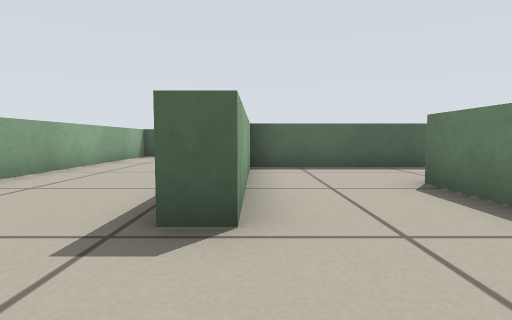
[1] (above)

15 first-person views from a walk through a robot-simulator world made for Stage. The camera is 0.33 m above the floor, tilts 4° down and sees 80° across. Floor lines are 1 m apart. The floor is counted in squares, 0.5 m on a side. Each view is taken from the middle of a square. On the plan, view 1 faces up. The plan holds only what a view shows up to about 10 squares ahead; the rest is blank. The place goes on beyond the plan. The robots in the file are not drawn.

[2]
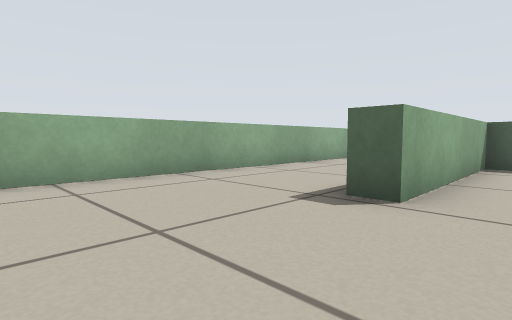

[3]
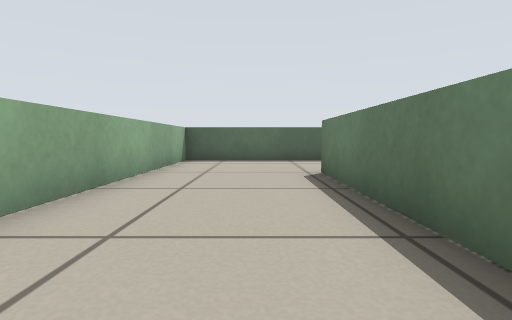

[4]
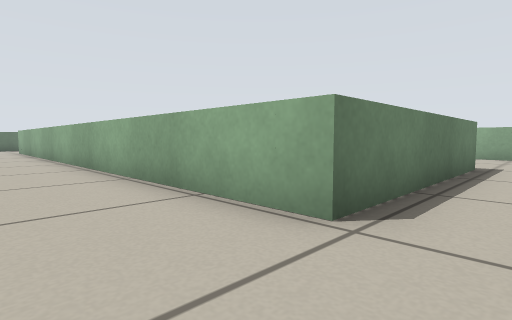

[5]
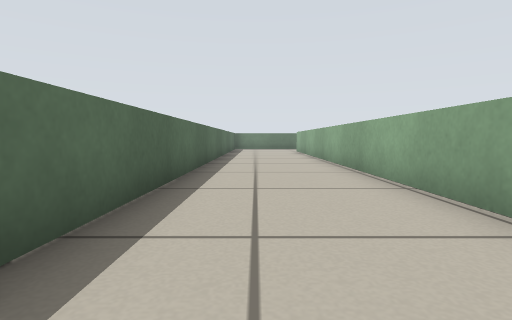

[6]
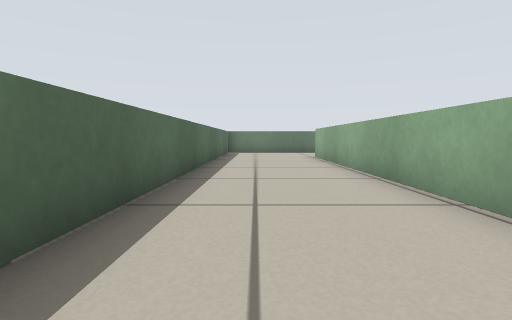

[7]
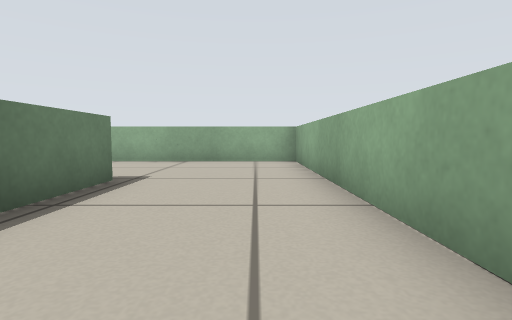

[8]
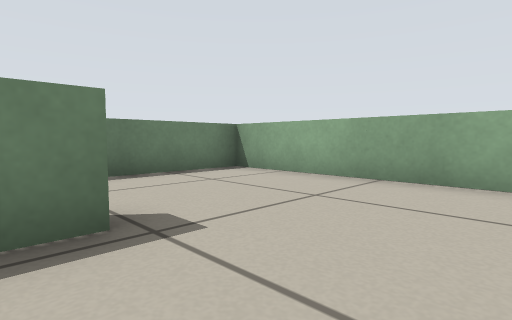

[9]
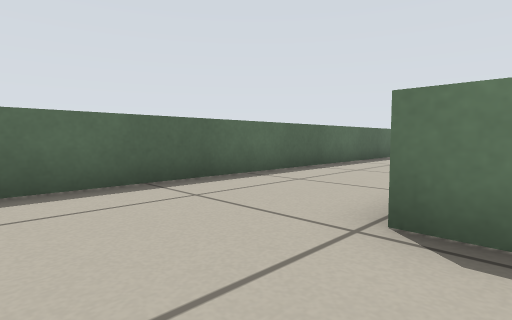

[10]
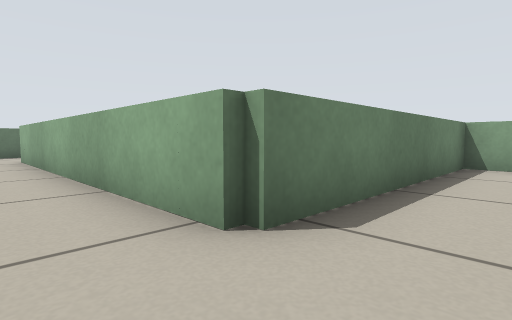

[11]
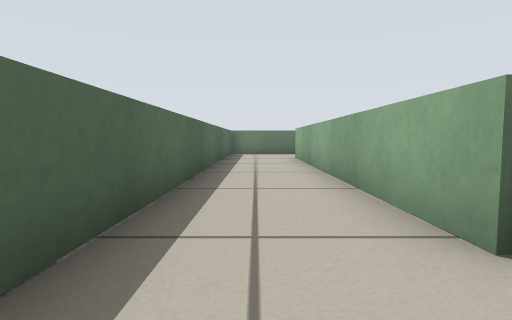

[12]
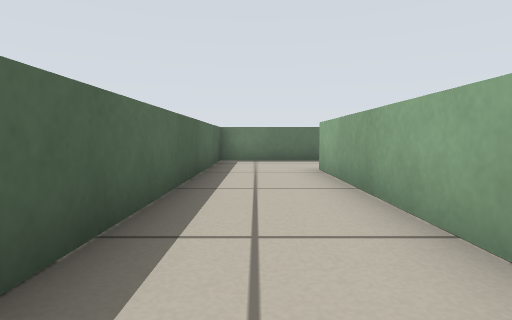

[13]
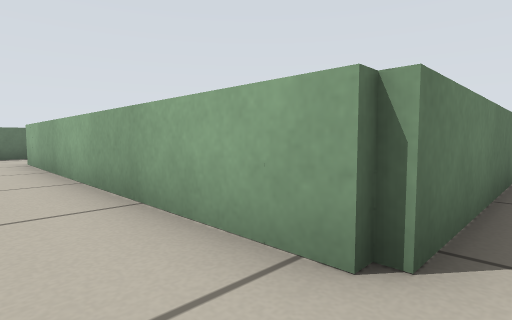

[14]
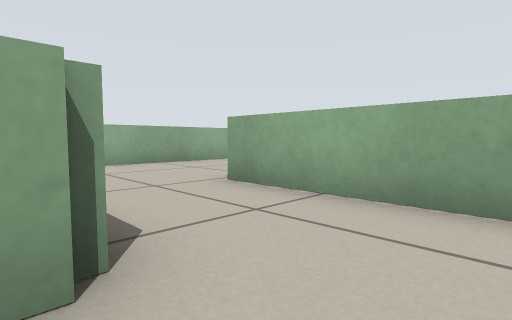

[15]
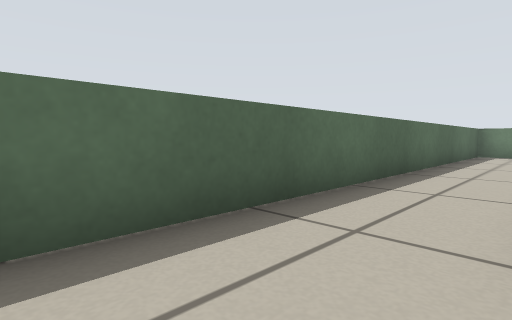

### Floor plan
Ten units are one square. View 1 is at (0, 0); x grows to the right and y downward. Boxes are objects, and circles mark ways between rooms. Rooms are numbered by the first view taken in them; rooms with no view inside come last. Other rooms are left out.
<svg viewBox="-47 -118 177 141">
<path fill="none" stroke="#000" d="M-1 -44 -1 -22 -7 -22 -7 -79 125 -79M125 -113 -42 -113 -42 18 25 18 25 -46M25 -46 116 -46M125 -71 -1 -71 -1 -44"/>
<circle cx="10" cy="-40" r="3" fill="#2a7"/>
<text x="10" y="-40">1</text>
<text x="60" y="-60">2</text>
</svg>
Room 1 opens to room 2.

Where each view was taken, in squares from view 1:
view 1: 0 up, 0 right, facing up
view 2: 1 down, 1 right, facing up-left
view 3: 2 up, 2 left, facing up
view 4: 10 up, 2 left, facing down-right
view 5: 10 up, 1 left, facing right
view 6: 10 up, 4 right, facing right
view 7: 7 up, 3 left, facing down
view 8: 3 up, 3 left, facing down-right
view 9: 7 up, 3 left, facing up-right
view 10: 6 up, 1 right, facing down-right
view 11: 6 up, 1 right, facing right
view 12: 6 up, 5 right, facing right
view 13: 6 up, 2 right, facing down-right
view 14: 6 up, 3 right, facing down-left
view 15: 5 up, 1 right, facing up-right
